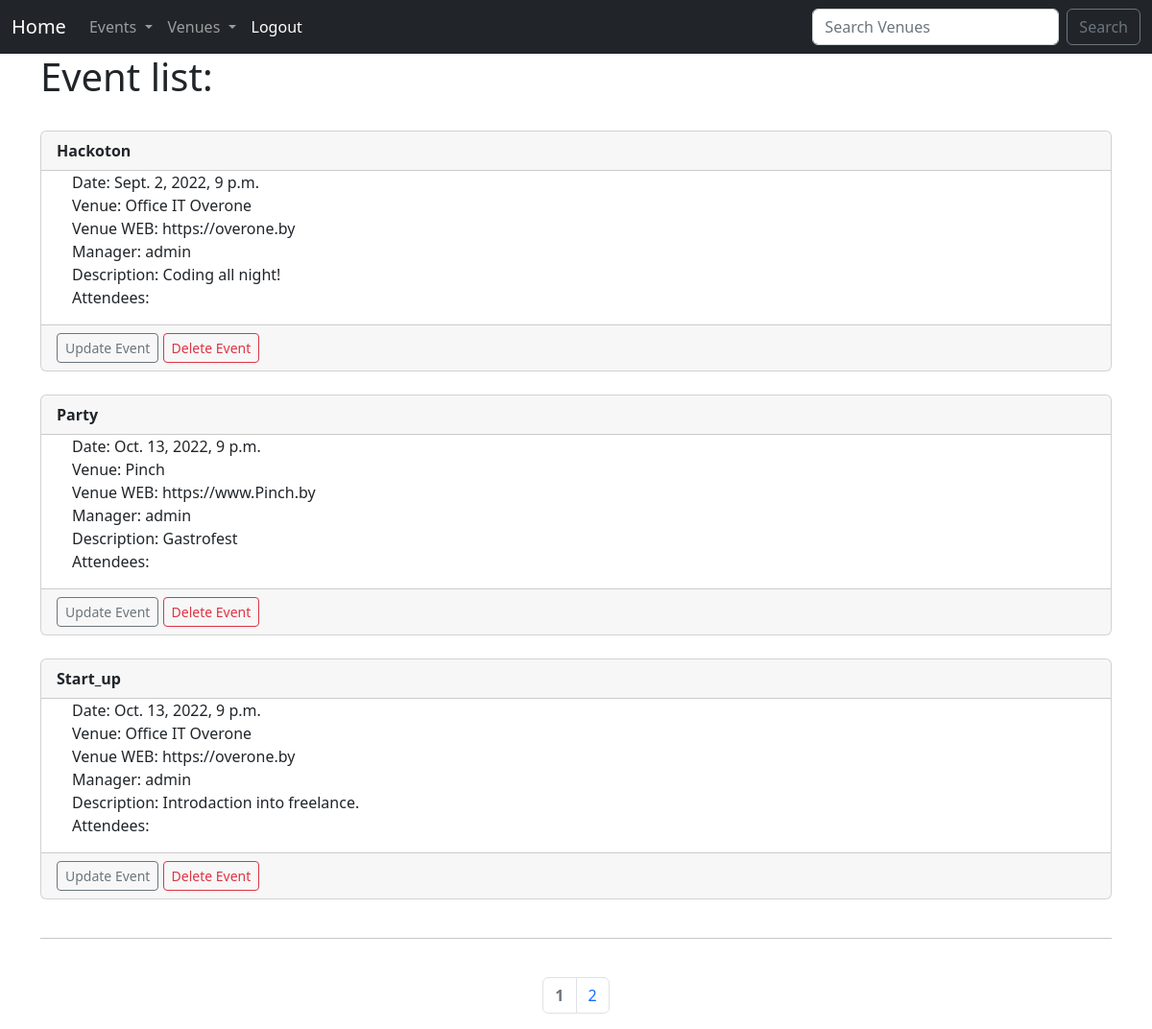
/event_list (signed in), run on the app's committed database.
### events/models.py (models this page shows, shortened)
class Event(models.Model):
    name = models.CharField('Event Name', max_length=120)
    event_date = models.DateTimeField('Event Date')
    venue = models.ForeignKey(Venue, blank=True, null=True, on_delete=models.CASCADE)
    manager = models.ForeignKey(User, blank=True, null=True, on_delete=models.SET_NULL)
    description = models.TextField(blank=True)
    attendees=models.ManyToManyField(MyclubUser, blank=True)
    def caps(self):
        return str(self.name).capitalize()

class Venue(models.Model):
    name = models.CharField('Venue Name', max_length=120)
    address = models.CharField(max_length=300)
    zip_code = models.CharField('Zip Code', max_length=15, blank=True)
    phone = models.CharField('Contact Phone', max_length=25)
    web = models.URLField('Website Address', blank=True)
    email_address = models.EmailField('Email Address', blank=True)
    owner = models.IntegerField("Venue Owner", blank=False, default=1)
    def __str__(self):
        return self.name

### events/views.py (the view)
    def wrapper(*args, **kwargs):
        if args[0].user.is_authenticated:
            res = f(*args, **kwargs)
            return res
        else:
            return redirect('login')

### events/views.py (called while the page is built)
def authenticated(f):
    def wrapper(*args, **kwargs):
        if args[0].user.is_authenticated:
            res = f(*args, **kwargs)
            return res
        else:
            return redirect('login')
    return wrapper

@authenticated
def all_events(request):
    event_list = Event.objects.all().order_by('event_date', 'name')
    p = Paginator(event_list, 3)
    page = request.GET.get('page')
    events = p.get_page(page)
    num_pages = events.paginator.num_pages
    if num_pages > 4:
        model = {1: [1, 2, 3],
                 2: [1, 2, 3],
                 num_pages - 1: [num_pages - 2, num_pages - 1, num_pages],
                 num_pages: [num_pages - 2, num_pages - 1, num_pages]}. \
            get(events.number,
                [0, events.number - 1, events.number, events.number + 1, 0])
    else:
        model = False
    return render(request, 'events/event_list.html', {
        'event_list': event_list,
        'events': events,
        'model': model
    })

### events/templates/events/event_list.html (shortened to what this page needs)
{% extends 'events/base.html' %}
{% block content %}
    <h1>Event list:</h1>
    <br>
{% for event in events %}
        <div class="card" >
  <div class="card-header">
    <strong>{{event.caps}}</strong>
  </div>
  <ul>
    <li class="list-group-item">Date: {{event.event_date}}</li>
        <li class="list-group-item">Venue: {{event.venue}}</li>
        <li class="list-group-item">Venue WEB: {{event.venue.web}}</li>
        <li class="list-group-item">Manager: {{event.manager}}</li>
        <li class="list-group-item">Description: {{event.description}}</li>
        <li class="list-group-item">Attendees:
  </ul>
            {% if user == event.manager %}
            <div class="card-footer">
                <a href="{% url 'update-event' event.id %}"
                            class="btn btn-outline-secondary btn-sm">Update Event</a>
                <a href="{% url 'delete-event' event.id %}"
                            class="btn btn-outline-danger btn-sm">Delete Event</a>
            </div>
            {% endif %}
</div>
<br>
{% endfor %}
    {% if events.paginator.num_pages > 1 %}
    <hr></br>
    <nav aria-label="Page navigation example">
      <ul class="pagination  justify-content-center">
          {% if not model %}
              {% for i in events.paginator.page_range %}
                {% if i is events.number %}
                    <li class="page-item disabled"><a class="page-link" href="?page={{i}}"><b>{{i}}</b></a></li>
                {% else %}
                    <li class="page-item"><a class="page-link" href="?page={{i}}">{{i}}</a></li>
                {% endif  %}
              {% endfor %}
          {% endif %}
      </ul>
    </nav>
    {% endif %}
{% endblock %}

### data on the page
Event: caps "Hackoton", event_date "Sept. 2, 2022, 9 p.m.", venue "Office IT Overone", venue.web "https://overone.by", manager "admin", description "Coding all night!", shows "Update Event"
Event: caps "Party", event_date "Oct. 13, 2022, 9 p.m.", venue "Pinch", venue.web "https://www.Pinch.by", manager "admin", description "Gastrofest", shows "Update Event"
Event: caps "Start_up", event_date "Oct. 13, 2022, 9 p.m.", venue "Office IT Overone", venue.web "https://overone.by", manager "admin", description "Introdaction into freelance.", shows "Update Event"

### other printed values
{{ i }} "1"
{{ i }} "2"
